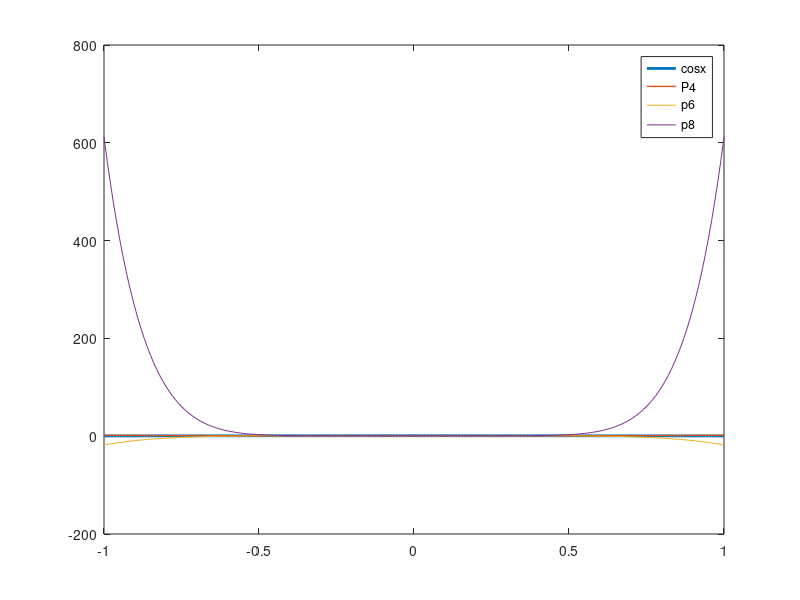

The MATLAB source for this figure:
x=-1:0.01:1;
y=cos(x);
p4=1-(1/2).*x.^2+(1/4*3*2).*x.^4;
p6=1-(1/2).*x.^2+(1/4*3*2).*x.^4-(1/6*5*4*3*2).*x.^6;
p8=1-(1/2).*x.^2+(1/4*3*2).*x.^4-(1/6*5*4*3*2).*x.^6+(1/8*7*6*5*4*3*2).*x.^8;
figure;
plot(x,y,'linewidth',2)
hold on 
plot(x,p4,'linewidth',1)
hold on 
plot(x,p6)
hold on
plot(x,p8)
hold off
legend('cosx','P4','p6','p8')